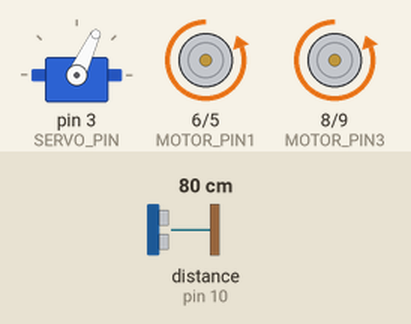
This sketch was run on a simulated Arduino Uno, built with avr-gcc and run on an emulated ATmega328P. Shown: servo, motor-driver pin pairs drawn as motors (green arrow = first pin HIGH = forward, orange = second pin HIGH = backward, longer = more drive). Wiring (inferred from the names in the program): ultrasonic range finder: trigger pin 11; echo pin 10. The test bench sets the inputs (shaded band); at power-on: distance to the obstacle (sensor on pin 10) 80 cm. The echo pulse lasts 58.3 µs per cm; what the sketch prints to the serial monitor is not drawn.

Above: at 1.8 s.
1.9 s: distance to the obstacle (sensor on pin 10) set to 12 cm
3.4 s: distance to the obstacle (sensor on pin 10) set to 9 cm
At 4.1 s:
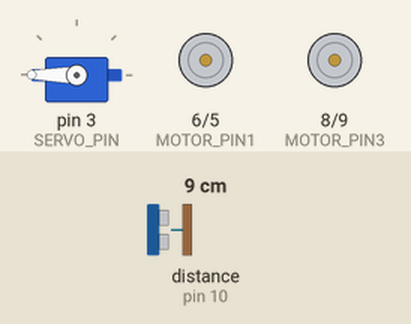
At 5.3 s:
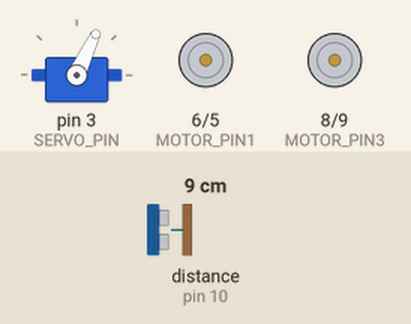
Timing chart, 0 to 15.3 s (numbered marks = the images above; inputs shaded):
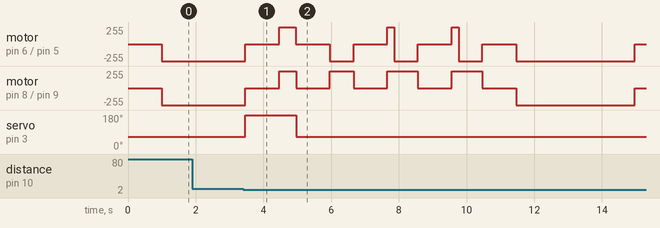

The sketch:

EG1311_Robot.ino
```cpp
#include <Servo.h>

const byte SERVO_PIN = 3;
const byte MOTOR_PIN1 = 6;
const byte MOTOR_PIN2 = 5;
const byte MOTOR_PIN3 = 8;
const byte MOTOR_PIN4 = 9;
const byte SERVO_ECHO = 10;
const byte SERVO_TRIGGER = 11;

// === TO FINETUNE ===
const int START_ANGLE = 180;
const int END_ANGLE = 65;

const unsigned long MOTOR_RUN_TIME_MS = 4400; // not used
const unsigned long MOTOR_RUN_TIME_BACK_MS = 3500;
const unsigned long MOTOR_REVERSE_MS = 500;
const unsigned long MOTOR_REVERSE_ABIT_MS = 200;
const unsigned long TURN_TIME_MS = 700;
const unsigned long SERVO_SETTLE_MS = 1000;
const unsigned long MOTOR_SETTLE_MS = 1000;

const float STOP_DISTANCE_CM = 10.0;
const unsigned long SENSOR_INTERVAL_MS = 60;
// ===================

Servo latchServo;

void stopMotor() {
  digitalWrite(MOTOR_PIN1, LOW);
  digitalWrite(MOTOR_PIN2, LOW);
  digitalWrite(MOTOR_PIN3, LOW);
  digitalWrite(MOTOR_PIN4, LOW);
}

void moveForward() {
  digitalWrite(MOTOR_PIN1, HIGH);
  digitalWrite(MOTOR_PIN2, LOW);
  digitalWrite(MOTOR_PIN3, HIGH);
  digitalWrite(MOTOR_PIN4, LOW);
}

void moveReverse() {
  digitalWrite(MOTOR_PIN1, LOW);
  digitalWrite(MOTOR_PIN2, HIGH);
  digitalWrite(MOTOR_PIN3, LOW);
  digitalWrite(MOTOR_PIN4, HIGH);
}

void moveTurn() {
  digitalWrite(MOTOR_PIN1, LOW);
  digitalWrite(MOTOR_PIN2, HIGH);
  digitalWrite(MOTOR_PIN3, HIGH);
  digitalWrite(MOTOR_PIN4, LOW);
}

// Added: wait until the ultrasonic sensor detects the wall.
void waitUntilNearWall() {
  Serial.println("ULTRASONIC: WAITING FOR DISTANCE");

  while (true) {
    digitalWrite(SERVO_TRIGGER, LOW);
    delayMicroseconds(2);
    digitalWrite(SERVO_TRIGGER, HIGH);
    delayMicroseconds(10);
    digitalWrite(SERVO_TRIGGER, LOW);

    unsigned long echoDuration =
        pulseIn(SERVO_ECHO, HIGH, 30000UL);

    if (echoDuration == 0) {
      Serial.println("NO ECHO: CONTINUING MOVEMENT");
    } else {
      float distanceCm = echoDuration * 0.0345 / 2.0;

      if (distanceCm <= STOP_DISTANCE_CM) {
        stopMotor();

        Serial.print("WALL DETECTED AT: ");
        Serial.print(distanceCm, 1);
        Serial.println(" CM — MOTORS STOPPED");
        return;
      }

      Serial.print("DISTANCE CM: ");
      Serial.println(distanceCm, 1);
    }

    delay(SENSOR_INTERVAL_MS);
  }
}

void setup() {
  Serial.begin(9600);

  pinMode(MOTOR_PIN1, OUTPUT);
  pinMode(MOTOR_PIN2, OUTPUT);
  pinMode(MOTOR_PIN3, OUTPUT);
  pinMode(MOTOR_PIN4, OUTPUT);
  stopMotor();

  // Added: ultrasonic sensor setup.
  pinMode(SERVO_ECHO, INPUT);
  pinMode(SERVO_TRIGGER, OUTPUT);
  digitalWrite(SERVO_TRIGGER, LOW);

  latchServo.attach(SERVO_PIN);

  // 1. Servo to END_ANGLE.
  Serial.println("SERVO TO END ANGLE");
  latchServo.write(END_ANGLE);
  delay(SERVO_SETTLE_MS);

  // 2. Go forward, then stop at the wall.
  Serial.println("REVERSING");
  moveReverse();
  waitUntilNearWall(); // Replaces delay(MOTOR_RUN_TIME_MS)
  stopMotor();

  // 3. Servo to START_ANGLE.
  Serial.println("SERVO TO START ANGLE");
  latchServo.write(START_ANGLE);
  delay(SERVO_SETTLE_MS);

  // Reverse a bit
  moveForward();
  delay(MOTOR_REVERSE_MS);
  stopMotor();

  // 1. Servo to END_ANGLE.
  Serial.println("SERVO TO END ANGLE");
  latchServo.write(END_ANGLE);
  delay(SERVO_SETTLE_MS);

  // 4. Turn, then stop.
  Serial.println("TURNING");
  moveTurn();
  delay(TURN_TIME_MS);
  stopMotor();
  delay(MOTOR_SETTLE_MS);

  moveForward();
  delay(MOTOR_REVERSE_ABIT_MS);
  stopMotor();

  moveTurn();
  delay(TURN_TIME_MS);
  stopMotor();
  delay(MOTOR_SETTLE_MS);

  moveForward();
  delay(MOTOR_REVERSE_ABIT_MS);
  stopMotor();

  moveTurn();
  delay(TURN_TIME_MS);
  stopMotor();
  delay(MOTOR_SETTLE_MS);

  // Now reverse.
  Serial.println("REVERSING");
  moveReverse();
  delay(MOTOR_RUN_TIME_BACK_MS);
  stopMotor();

  Serial.println("SEQUENCE COMPLETE");
}

void loop() {
  // Runs once in setup(). Reset to repeat.
}
```

Measured:
- the behaviour switches between 11 and 10 cm on distance to the obstacle (sensor on pin 10) (found by bisection; images 0 and 1)
- after the input at 1.9 s, every drawn part: stays the same
